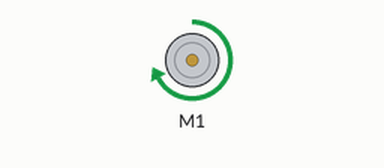
A program run on a simulated Raspberry Pi (BCM pin numbers). On the bench: DC motor (green arrow = forward, orange = backward, longer = faster). Web requests get an empty 200 reply after 0.4 s; what the program prints to the terminal is not drawn.

Above: at 1.0 s.
At 10.4 s:
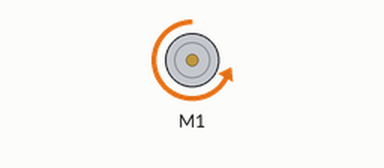
At 15.1 s:
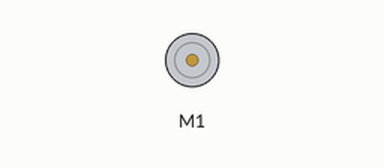
Timing chart, 0 to 24.4 s (numbered marks = the images above):
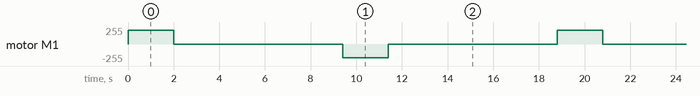

Measured:
- by itself, motor M1: repeats every 18.8 s: stopped 7.4 s, backward 204/255 2.0 s, stopped 7.4 s, forward 204/255 2.0 s

The program:

windows23_dc.py
```python
from gpiozero import Motor
from time import sleep
import requests
import json

motor = Motor(20, 21, 16)
speed = 0.8

WINDOW_OPEN = True
WINDOW_CLOSED = False


def upload(window_status):
    # url_rain = 'http://192.168.35.245:8000/api/window/'
    url_window = 'http://172.30.1.111:8000/api/window/'

    data_window = {
        'windowstatus': window_status,
    }

    try:
        headers = {'Content-Type': 'application/json'}
        response = requests.post(url_window, data=json.dumps(data_window), headers=headers)

        if response.status_code == 201:
            print('창문 상태 업로드 성공!\n')
        else:
            print('칭문 상태 업로드 실패:', response.status_code)

    except requests.exceptions.RequestException as e:
        print('데이터 업로드 도중 오류 발생:', str(e))


def open():
    print("창문 여는 중..")
    motor.forward(speed)    # 레일이 왼쪽으로 이동
    sleep(2)
    motor.stop()
    print("창문 열림")
    sleep(2)
    return WINDOW_OPEN


def close():
    print("창문 닫는 중..")
    motor.backward(speed)
    sleep(2)
    motor.stop()
    print("창문 닫힘")
    sleep(2)
    return WINDOW_CLOSED


def window_control():
    window_status = WINDOW_CLOSED

    try:
        while True:
            if window_status == WINDOW_CLOSED:
                window_status = open()
            else:
                window_status = close()

            upload(window_status)
            sleep(5)

    except KeyboardInterrupt:
        pass

window_control()


'''
backward()일때 레일이 오른쪽으로 이동 / forward가 왼쪽으로 이동
motor.forward() 호출하면 forward 핀이 HIGH, backward가 LOW
motor.backward() 호출하면 forward 핀이 LOW, backward 핀이 HIGH
'''
```
